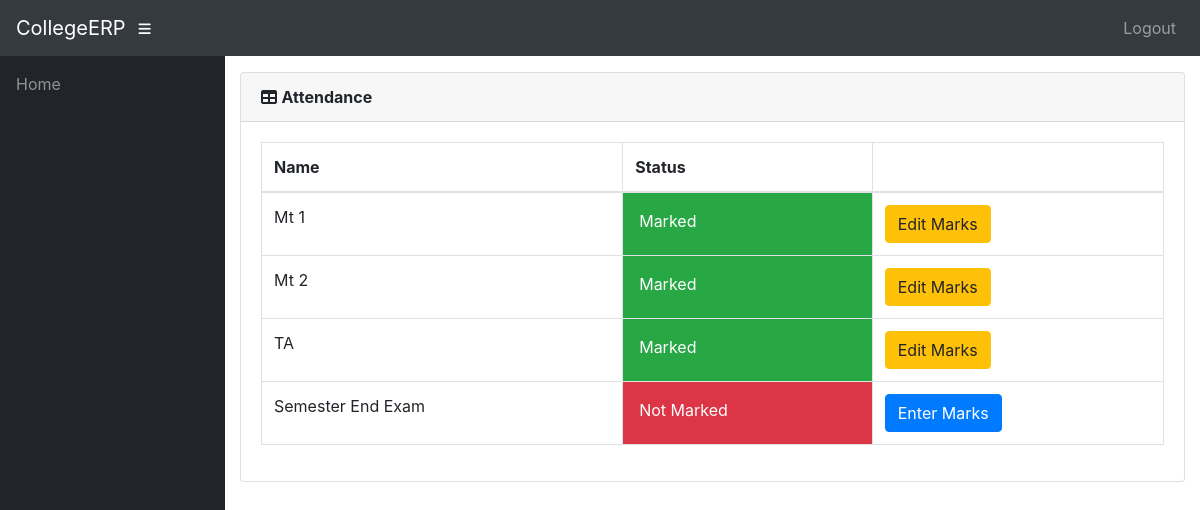
The app's page /info/teacher/2/marks_list/ (signed in) with its own data.
### info/models.py (models this page shows, shortened)
class MarksClass(models.Model):
    assign = models.ForeignKey(Assign, on_delete=models.CASCADE)
    name = models.CharField(max_length=50, choices=test_name, default='Internal test 1')
    status = models.BooleanField(default='False')
    class Meta:
        unique_together = (('assign', 'name'),)

### info/views.py (the view)
# urls.py: path('teacher/<int:assign_id>/marks_list/', views.t_marks_list, name='t_marks_list'),
@login_required()
def t_marks_list(request, assign_id):
    ass = get_object_or_404(Assign, id=assign_id)
    m_list = MarksClass.objects.filter(assign=ass)
    return render(request, 'info/t_marks_list.html', {'m_list': m_list})

### info/models.py (called while the page is built)
    @property
    def is_student(self):
        if hasattr(self, 'student'):
            return True
        return False

    @property
    def is_teacher(self):
        if hasattr(self, 'teacher'):
            return True
        return False

### info/templates/info/t_marks_list.html
{% extends 'info/base.html' %}
{% block content %}
    <div class="card mb-3">
        <div class="card-header">
              <i class="fas fa-table"></i>
            <b>Attendance</b></div>
            <div class="card-body">
              <div class="table-responsive">
                <table class="table table-bordered" id="dataTable" width="100%" cellspacing="0">
                  <thead>
                    <tr>
                        <th>Name</th>
                        <th>Status</th>
                        <th></th>
                    </tr>
                  </thead>
                  <tbody>
                    {% for m in m_list %}
                    <tr>
                        <td>{{ m.name }}</td>
                        {% if not m.status %}
                            <td class="p-3 mb-2 bg-danger text-white">Not Marked</td>
                            <td>
                                <a class="btn btn-primary" href="{% url 't_marks_entry' m.id %}" role="button">Enter Marks</a>
                            </td>
                        {% else %}
                            <td class="p-3 mb-2 bg-success text-white">Marked</td>
                            <td><a class="btn btn-warning" href="{% url 'edit_marks' m.id %}" role="button">Edit Marks</a> </td>
                        {% endif %}
                    </tr>
                    {% empty %}
                            <p>student has no courses</p>
                    {% endfor %}
                  </tbody>
                </table>
              </div>
        </div>
    </div>
{% endblock %}

### records on screen
MarksClass: name "Mt 1", status "Marked"
MarksClass: name "Mt 2", status "Marked"
MarksClass: name "TA", status "Marked"
MarksClass: name "Semester End Exam", status "Not Marked"
